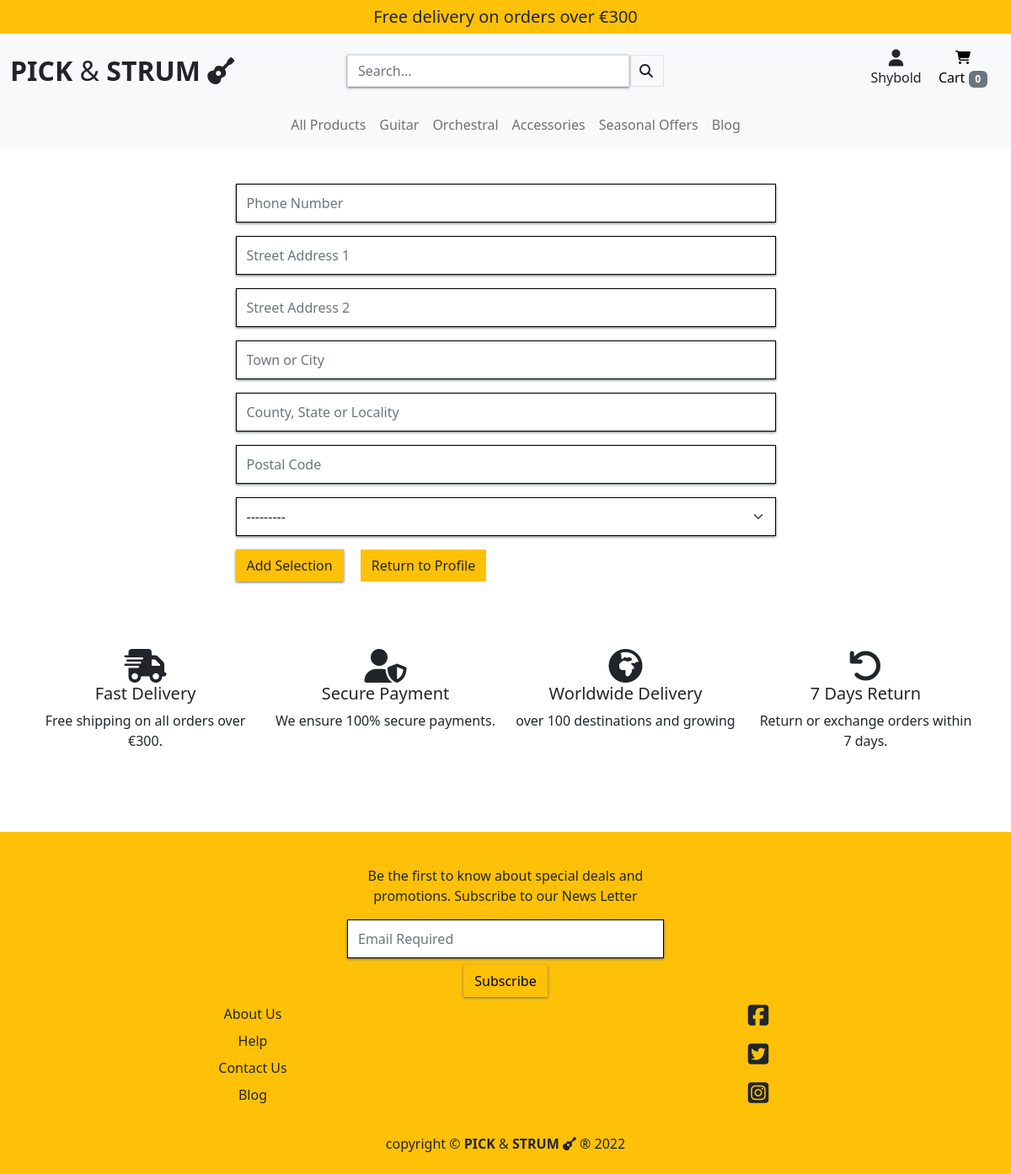
Page /profile/edit_profile/ (signed in) on the earlier database version.
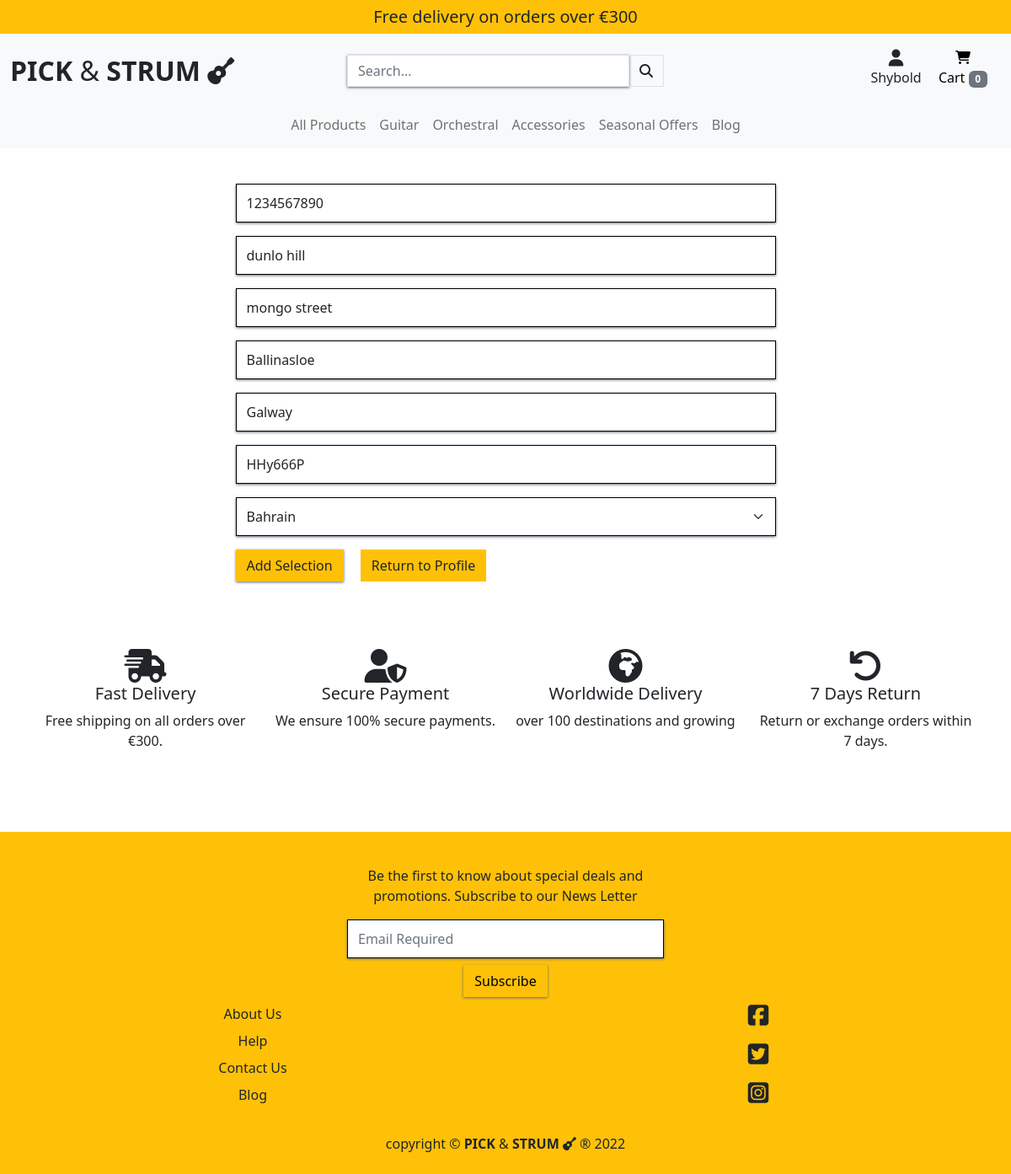
Same page on the later database version.
### profiles/models.py (models this page shows, shortened)
class UserProfile(models.Model):
    user = models.OneToOneField(User, on_delete=models.CASCADE)
    default_phone_number = models.CharField(
        max_length=20, null=True, blank=True)
    default_street_address1 = models.CharField(
        max_length=80, null=True, blank=True)
    default_street_address2 = models.CharField(
        max_length=80, null=True, blank=True)
    default_town_or_city = models.CharField(
        max_length=40, null=True, blank=True)
    default_county = models.CharField(
        max_length=80, null=True, blank=True)
    default_postcode = models.CharField(
        max_length=20, null=True, blank=True)
    default_country = CountryField(
        blank_label='Country', null=True, blank=True)
    image = models.ImageField(null=True, blank=True)
    cover_photo = models.CharField(
        max_length=20, choices=COVER_PHOTO, default='Cool')

### profiles/views.py (the view)
# urls.py: path('edit_profile/', views.edit_profile, name='edit_profile'),
@login_required
def edit_profile(request):
    profile = get_object_or_404(UserProfile, user=request.user)
    address_form = UserProfileForm(
        request.POST or None,
        request.FILES or None,
        instance=profile
    )
    if address_form.is_valid():
        address_form.save()
        messages.success(
            request,
            'Your Profile Address has been updated successfully')
        return redirect('profile')
    context = {
        'address_form': address_form,
        'profile': profile,
        'profile_page': True
    }
    return render(request, 'profiles/update_address.html', context)

### profiles/forms.py
class UserProfileForm(forms.ModelForm):
    class Meta:
        model = UserProfile
        fields = (
            'default_phone_number',
            'default_street_address1',
            'default_street_address2',
            'default_town_or_city',
            'default_county',
            'default_postcode',
            'default_country'
        )
    def __init__(self, *args, **kwargs):
        super().__init__(*args, **kwargs)
        for field in self.fields:
            self.fields[field].label = False
            self.fields[field].widget.attrs['class'] = 'form-styling'
        self.fields['default_phone_number'].widget.attrs['placeholder'] = 'Phone Number'
        self.fields['default_street_address1'].widget.attrs['placeholder'] = 'Street Address 1'
        self.fields['default_street_address2'].widget.attrs['placeholder'] = 'Street Address 2'
        self.fields['default_town_or_city'].widget.attrs['placeholder'] = 'Town or City'
        self.fields['default_county'].widget.attrs['placeholder'] = 'County, State or Locality'
        self.fields['default_postcode'].widget.attrs['placeholder'] = 'Postal Code'

### profiles/templates/profiles/update_address.html (shortened to what this page needs)
{% extends "base.html" %}
{% load static %}
{% block extra_css %}
 <link rel="stylesheet" href="{% static 'profiles/css/profile.css' %}">
{% endblock %}
{% block page_header %}
<div class="container header-backspace">
</div>
{% endblock %}
{% block content %}
<div class="container mt-4">
    <div class="row">
        <div class="col-12 col-md-7 m-auto mt-4">
            <form action="{% url 'edit_profile' %}" method="POST">
                {{ address_form | crispy }}
                <input type="submit" class="btn btn-small bg-warning rounded-0" value="Add Selection">
                <a class="ms-3 btn btn-small bg-warning rounded-0" href="{% url 'profile' %}">Return to Profile</a>
            </form>
        </div>
    </div>
</div>
{% include 'includes/trust-stm.html' %}
{% endblock %}

Differences in the rows shown:
changed UserProfile: default_phone_number (not shown) → "1234567890"; default_street_address1 (not shown) → "dunlo hill"; default_street_address2 (not shown) → "mongo street"; default_town_or_city (not shown) → "Ballinasloe"; default_county (not shown) → "Galway"; default_postcode (not shown) → "HHy666P"; default_country "---------" → "Bahrain"
